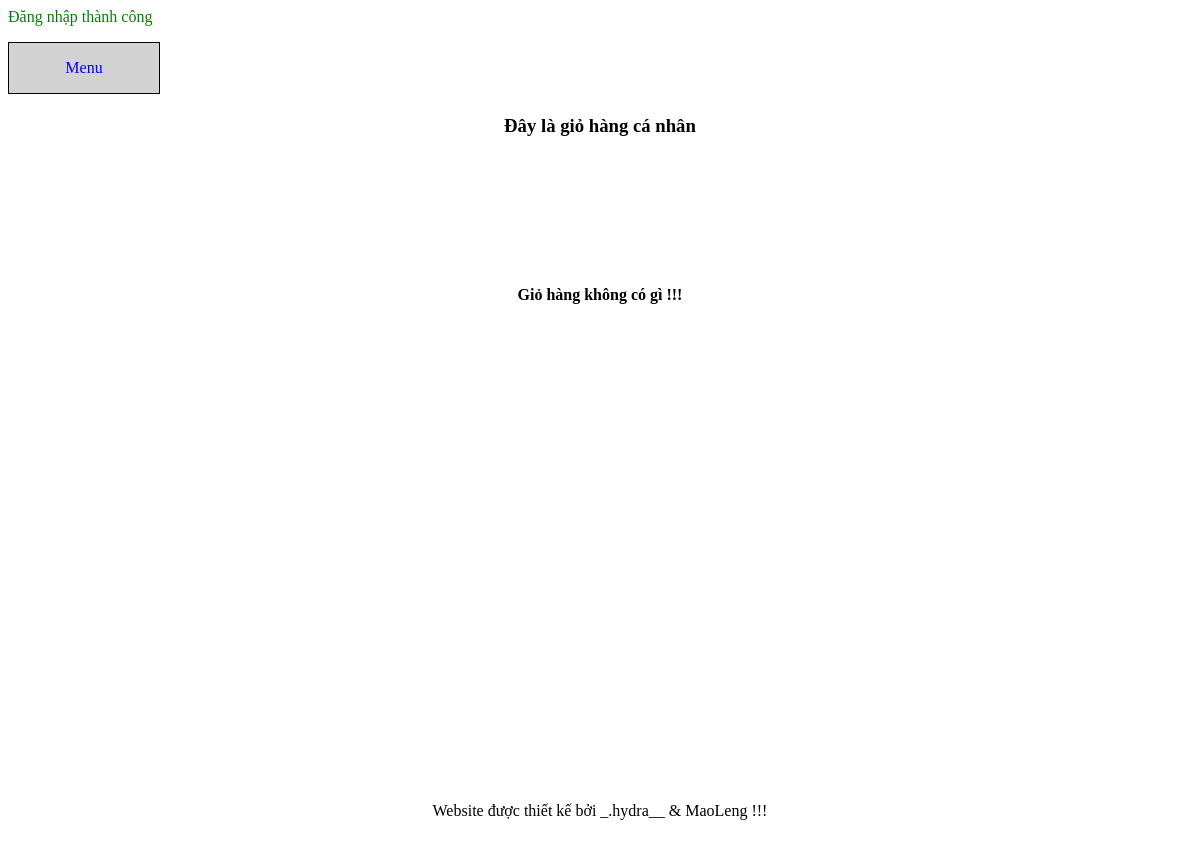
Before: /cart.php (signed in) with the older database file.
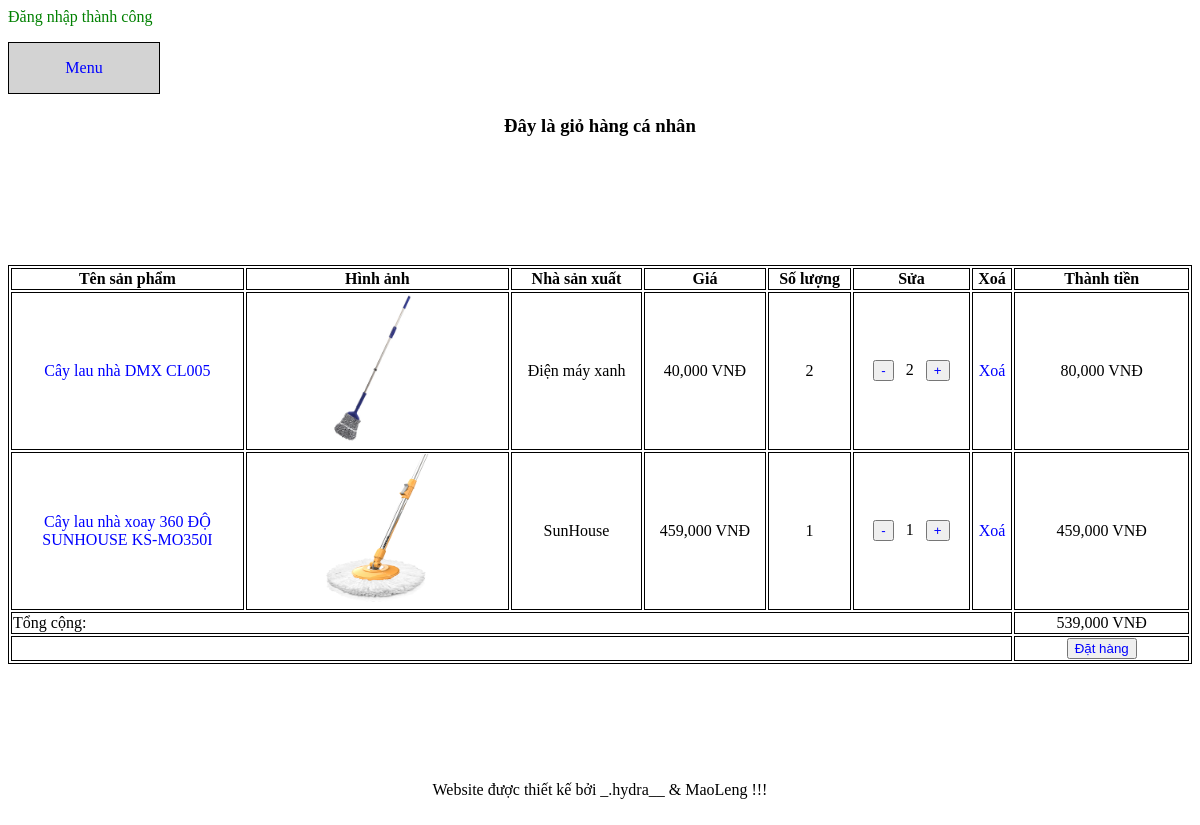
After: the same page with the newer database file.
### tables this page shows
CREATE TABLE `receipt_detail` (
  `receipt_id` int NOT NULL,
  `product_id` int NOT NULL,
  `quantity` tinyint NOT NULL
);

CREATE TABLE `products` (
  `id` int NOT NULL,
  `name` varchar(200) NOT NULL,
  `description` text NOT NULL,
  `price` int NOT NULL,
  `image` varchar(200) NOT NULL,
  `manufacturer_id` int NOT NULL
);

CREATE TABLE `manufacturers` (
  `id` int NOT NULL,
  `name` varchar(200) NOT NULL,
  `address` varchar(200) NOT NULL,
  `phone` varchar(15) NOT NULL,
  `image` varchar(200) NOT NULL
);

### check_account.php (called while the page is built, shortened)
<?php
if (isset($_SESSION['customer_id'])) {
	$customer_id = $_SESSION['customer_id'];
} else if (isset($_SESSION['admin_id'])) {
	header('location:admin/root/index_admin.php');
} else {
	header('location:index.php');
}
?>

### cart.php (the view, shortened to what this page needs)
<?php
require 'check_account.php';
?>
<!DOCTYPE html>
<html>
<head>
</head>
<body>
	<?php
	$total = 0;
	require 'announce.php';
	require 'connect.php';
	$status = '1';
	$sql = "select
	products.id as id,
	products.name as name,
	products.image as image,
	manufacturers.name as manufacturer_name,
	products.price as price,
	receipt_detail.quantity as quantity,
	receipts.customer_id as customer_id,
	receipts.id as receipt_id,
	receipts.status as status
	from receipt_detail
	join receipts on receipts.id = receipt_detail.receipt_id
	join products on products.id = receipt_detail.product_id
	join manufacturers on products.manufacturer_id = manufacturers.id
	where receipts.customer_id = $customer_id and receipts.status = '$status'";
	$result = mysqli_query($connect,$sql);
	$rows = mysqli_num_rows($result);
	?>
	<div id="div_tong">
		<?php require 'menu.php'; ?>
		<div id="div_tren">
			<h3>
				Đây là giỏ hàng cá nhân
			</h3>
		</div>
		<div id="div_giua" >
			<?php if ($rows == 0) { ?>
				<h4 class="center">
					Giỏ hàng không có gì !!!
				</h4>
				<?php
			} else {
				?>
				<table class="border" width="100%">
					<tr>
						<th width="20%">
							Tên sản phẩm
						</th>
						<th>
							Hình ảnh
						</th>
						<th>
							Nhà sản xuất
						</th>
						<th>
							Giá
						</th>
						<th>
							Số lượng
						</th>
						<th>
							Sửa
						</th>
						<th>
							Xoá
						</th>
						<th width="15%">
							Thành tiền
						</th>
					</tr>
					<?php foreach ($result as $each): ?>
						<?php
						$sum = $each['price'] * $each['quantity'];
						?>
						<tr>
							<td>
								<a href="product_detail.php?id=<?php echo $each['id'] ?>">
									<?php echo $each['name'] ?>
								</a>
							</td>
							<td>
								<img width="200px" height="150px" src="admin/products/<?php echo $each['image']; ?>">
							</td>
							<td>
								<?php echo $each['manufacturer_name'] ?>
							</td>
							<td>
								<?php echo number_format($each['price']) ?> VNĐ
							</td>
							<td>
								<?php echo $each['quantity'] ?>
							</td>
							<td width=10%>
								<button>
									<a href="cart_process.php?id=<?php echo $each['id'] ?>&type=decrease&page=cart" class="no_decor">
										-
									</a>
								</button>
								<span class="center">
									&nbsp <?php echo $each['quantity'] ?> &nbsp
								</span>
								<button >
									<a href="cart_process.php?id=<?php echo $each['id'] ?>&type=increase&page=cart" class="no_decor">
										+
									</a>
								</button>
							</td>
							<td>
								<a href="cart_process.php?id=<?php echo $each['id'] ?>&type=delete&page=cart">
									Xoá
								</a>
							</td>
							<td>
								<?php echo number_format($sum)?> VNĐ
							</td>
						</tr>
						<?php
						$total +=  $sum;
						?>
					<?php endforeach ?>
					<tr>
						<td colspan="7" class="left" >
							Tổng cộng:
						</td>
						<td>
							<?php
							echo number_format($total ) . " VNĐ";
							?>
						</td>
					</tr>
					<tr>
						<td colspan="7" class="right" >
						</td>
						<td>
							<button>
								<a href="order_form.php">
									Đặt hàng
								</a>
							</button>
						</td>
					</tr>
				</table>
				<?php
			}
			?>
		</div>
		<div id="div_duoi">
			<?php
			require 'footer.php';
			?>
		</div>
	</div>
</body>
</html>

### announce.php (shortened to what this page needs)
	<?php
if (isset($_SESSION['success'])) {
	?>
	<span class="success">
		<?php echo $_SESSION['success'] ?>
	</span>
	<?php
}
?>

### menu.php (shortened to what this page needs)
<ul>
	<li>
		<a href="#">
			<p>
				Menu
			</p>
		</a>
	</li>
</ul>
<br>
<br>
<br>

### footer.php
<p>
	Website được thiết kế bởi _.hydra__ & MaoLeng !!!
</p>

### cart.php (style rules this page uses)
th, td { border: 1px solid black; text-align: center; }

### menu.php (style rules this page uses)
a { text-decoration: none; }
a:link { color: blue; }
ul { list-style-type: none; padding: 0; }
ul li { float: left; position: relative; background: lightgray; width: 150px; border: 1px solid black; height: 50px; }
#div_tong { min-height: 800px; max-height: 6000px; position: relative; }
#div_tren { text-align: center; height: 150px; }
#div_giua { min-height: 500px; max-height: 4900px; }
#div_duoi { height: 100px; text-align: center; position: relative; bottom: 0px; }
p { text-align: center; }
.right { text-align: right; }
.left { text-align: left; }
.center { text-align: center; }
.border { border: 1px solid black; }
table { margin: auto ; }
.success { color: green; }

Changed rows visible on the page:
added receipt_detail: product.name "Cây lau nhà DMX CL005", product.image (picture), manufacturers.name "Điện máy xanh", product.price "40,000", quantity "2", sum "80,000"
added receipt_detail: product.name "Cây lau nhà xoay 360 ĐỘ SUNHOUSE KS-MO350I", product.image (picture), manufacturers.name "SunHouse", product.price "459,000", quantity "1", sum "459,000"
Other visible differences:
$total: (not shown) → "539,000"
text no longer shown: "Giỏ hàng không có gì !!!"
text now shown: "Tên sản phẩm Hình ảnh Nhà sản xuất Giá Số lượng Sửa Xoá Thành tiền Tổng cộng: VNĐ Đặt hàng"
